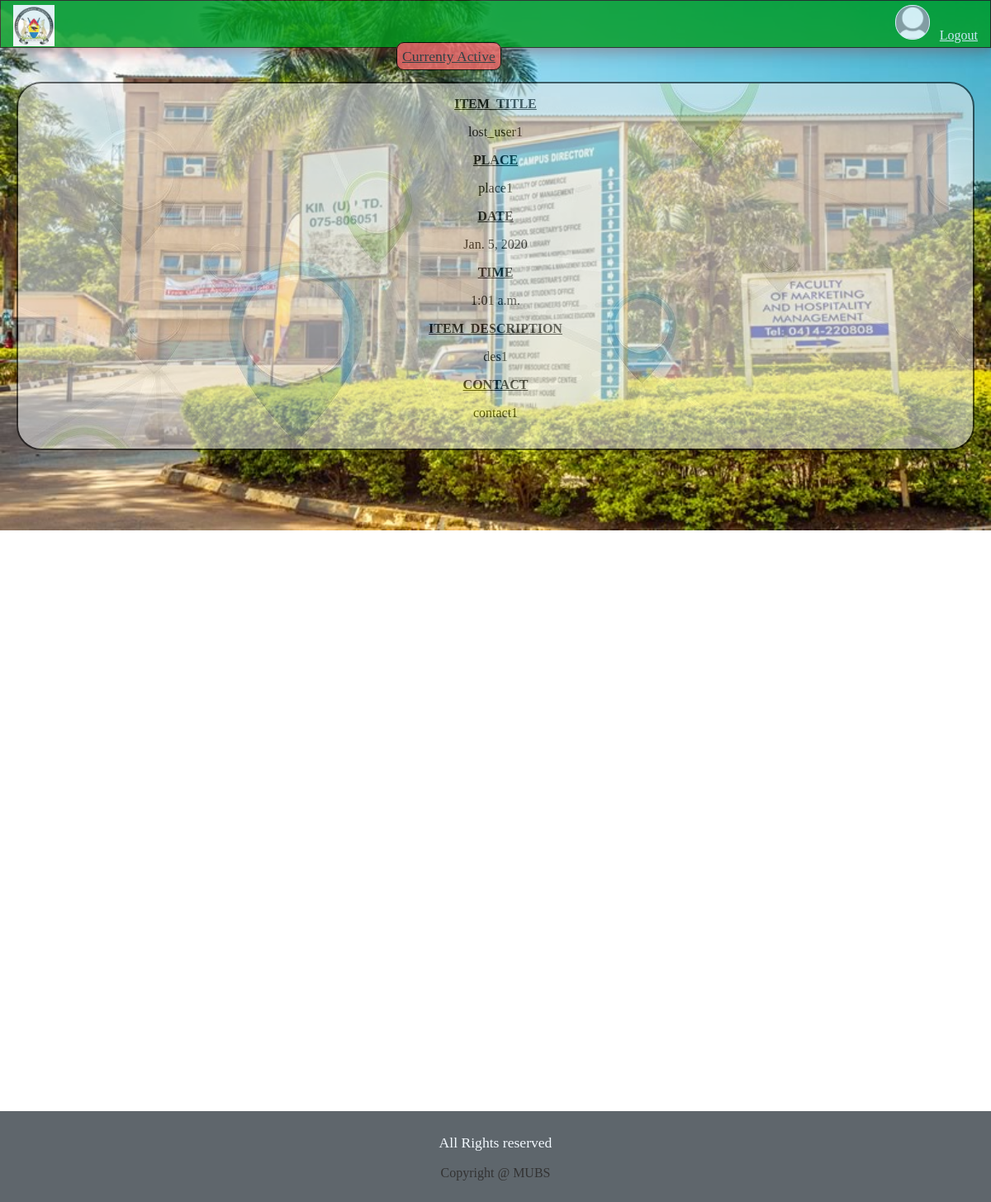
/profile/my_lost_things/ (signed in), run on the app's committed database.
### users/models.py (models this page shows, shortened)
class Profile(models.Model):
    user=models.OneToOneField(User,on_delete=models.CASCADE)
    image=models.ImageField(default='default.jpg',upload_to='profile_pics')

class itemlostfull(models.Model):
    product_title = models.CharField(max_length=100)
    place = models.TextField(default='Lost this item near ..')
    date = models.DateField()
    time=models.TimeField()
    description = models.TextField()
    contactme = models.CharField(max_length=150,default='email')
    username=models.CharField(max_length=100,blank=True,default='NULL')

### users/views.py (the view)
# urls.py: path('profile/my_lost_things/',lost,name='lost_specific'),
@login_required
def lost(request):
    obj=itemlostfull.objects.all()
    obj1=reversed(obj)
    context={
        'objectt':obj1,
        }
    return render(request,"lost_specific.html",context)

### templates/lost_specific.html (shortened to what this page needs)
{%include 'base.html'%}
{%include 'header.html'%}
<a href="active/" class="currently">Currenty Active</a>
<div style="padding-bottom: 780px;">
{%for data in objectt%}
    {% if data.username == user.username %}
            <div class="list common" onclick="window.location.href=''">
                <p><u><b>ITEM_TITLE</b></u></p>
                <p> {{data.product_title}}</p>
                <p><u><b>PLACE</b></u></p>
                <p>{{data.place}}</p>
                <p><u><b>DATE</b></u></p>
                <p>{{data.date}}</p>
                <p><u><b>TIME</b></u></p>
                <p>{{data.time}}</p>
                <p><u><b>ITEM_DESCRIPTION</b></u></p>
                <p>{{data.description}}</p>
                <p><u><b>CONTACT</b></u></p>
                <p>{{data.contactme}}</p>
                <br>
            </div>
    {% endif %}
{% endfor %}
</div>
{% include 'footer.html' %}

### templates/header.html (shortened to what this page needs)
{% load static %}
<header style="background: rgb(4, 156, 30)">
  <div class="border">
    <a href="/">
      <img
        src="{% static '/css/images/MUBS.jpeg'%}"
        alt="home-icon"
        class="icon"
        width="50px"
        align="left"
        style="margin-left: 1%; padding-bottom: 0%"
    /></a>
    <div align="right">
      {% if user.is_authenticated %}
      <a href="/profile/" style="margin-bottom: 0%"
        ><img
          src="{{ user.profile.image.url }}"
          alt="profile"
          width="40px"
          class="icon"
          style="
            border: 1px solid white;
            border-radius: 20px;
            background-color: aliceblue;
          " /></a
      >&nbsp;&nbsp;
      <a href="/logout/" class="links" style="color: aliceblue">Logout</a>
      {% endif %}
    </div>
  </div>
</header>

### static/css/style.css (style rules this page uses)
body { margin:0px; padding:0px; background-color: whitesmoke ; background-size:100%; }
header { background-image: url("images/header.jpg"); border:1px solid #1f1209; padding:5px 3px 5px 3px; background-size: 100%; }
.common { margin: 20px; text-align: center; font-family: serif; color: black; border: 2px solid black; opacity: 0.7; transition: box-shadow 0.4s; background-image: url("images/background2.jpg"); border-radius: 30px; cursor: pointer; }
a:link { color:#374049 ; }
.currently { font-size: 110%; border: 1px solid black; border-radius: 9px; padding: 0.5% 0.5%; margin-left: 40%; background-color: rgb(247, 108, 108); }

### data on the page
itemlostfull: product_title "lost_user1", place "place1", date "Jan. 5, 2020", time "1:01 a.m.", description "des1", contactme "contact1"
